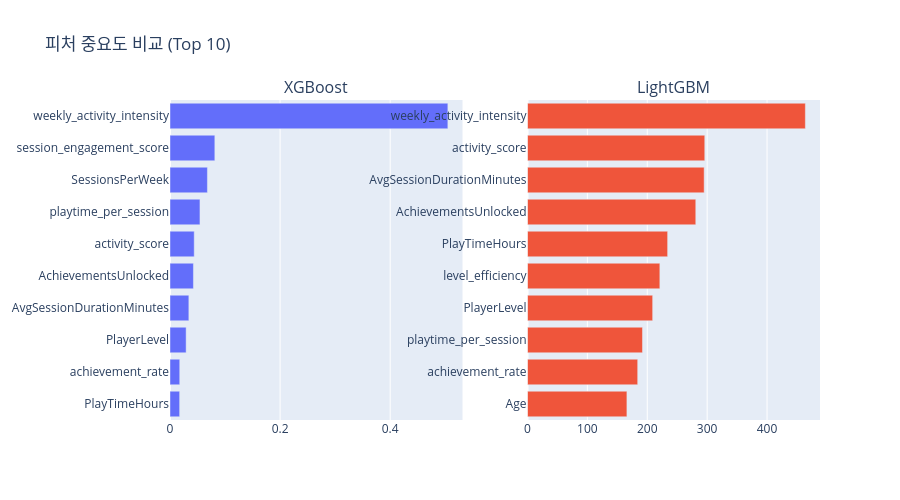

Write notebook code for a chart like this one.
### Markdown cell above
## 7. 피처 중요도 비교

### Code cell
fig = make_subplots(rows=1, cols=2, subplot_titles=["XGBoost", "LightGBM"])
for i, name in enumerate(["XGBoost", "LightGBM"], 1):
    model = results[name]["model"]
    imp = model.feature_importances_
    feat_df = pd.DataFrame({"feature": all_features, "importance": imp})
    feat_df = feat_df.sort_values("importance", ascending=True).tail(10)
    fig.add_trace(
        go.Bar(x=feat_df["importance"], y=feat_df["feature"], orientation="h", name=name),
        row=1, col=i
    )
fig.update_layout(title="피처 중요도 비교 (Top 10)", height=500, showlegend=False)
fig.show()

### Figure 1 — Plotly figure (JSON) as saved in the notebook; plotly's stock layout.template omitted (floating-point values rounded to 4 significant figures)
{"data": [{"name": "XGBoost", "orientation": "h", "type": "bar", "x": [0.01754, 0.0177, 0.0293, 0.03426, 0.04255, 0.04402, 0.05441, 0.06797, 0.08145, 0.5048], "xaxis": "x", "y": ["PlayTimeHours", "achievement_rate", "PlayerLevel", "AvgSessionDurationMinutes", "AchievementsUnlocked", "activity_score", "playtime_per_session", "SessionsPerWeek", "session_engagement_score", "weekly_activity_intensity"], "yaxis": "y"}, {"name": "LightGBM", "orientation": "h", "type": "bar", "x": [166, 184, 192, 209, 221, 234, 281, 295, 296, 464], "xaxis": "x2", "y": ["Age", "achievement_rate", "playtime_per_session", "PlayerLevel", "level_efficiency", "PlayTimeHours", "AchievementsUnlocked", "AvgSessionDurationMinutes", "activity_score", "weekly_activity_intensity"], "yaxis": "y2"}], "layout": {"annotations": [{"font": {"size": 16}, "showarrow": false, "text": "XGBoost", "x": 0.225, "xanchor": "center", "xref": "paper", "y": 1.0, "yanchor": "bottom", "yref": "paper"}, {"font": {"size": 16}, "showarrow": false, "text": "LightGBM", "x": 0.775, "xanchor": "center", "xref": "paper", "y": 1.0, "yanchor": "bottom", "yref": "paper"}], "height": 500, "showlegend": false, "title": {"text": "피처 중요도 비교 (Top 10)"}, "xaxis": {"anchor": "y", "domain": [0.0, 0.45]}, "xaxis2": {"anchor": "y2", "domain": [0.55, 1.0]}, "yaxis": {"anchor": "x", "domain": [0.0, 1.0]}, "yaxis2": {"anchor": "x2", "domain": [0.0, 1.0]}}}
